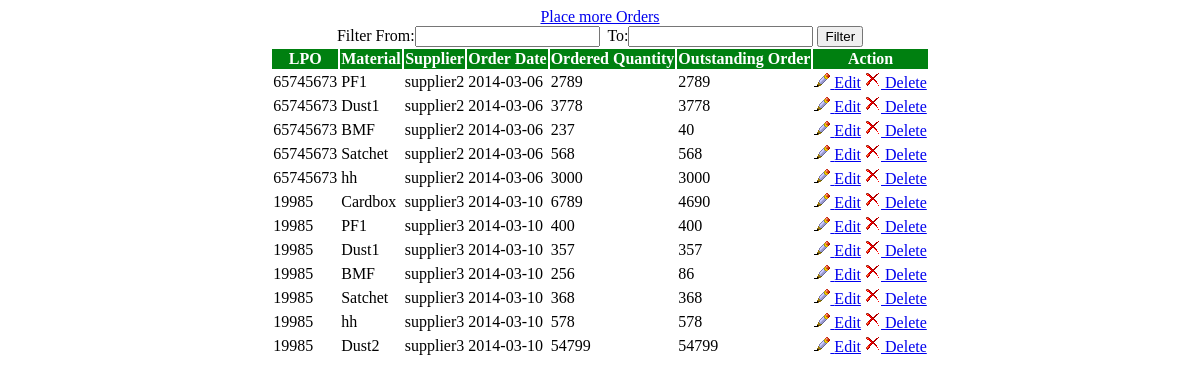
The app's page /tea/stock/view_orders.php with its own data.
### tables this page shows
CREATE TABLE IF NOT EXISTS `ordered_material` (
  `orderid` bigint(20) NOT NULL AUTO_INCREMENT,
  `lpo` bigint(20) NOT NULL,
  `supplierid` int(12) NOT NULL,
  `materialid` int(10) NOT NULL,
  `quantity` int(20) NOT NULL,
  `outstanding` bigint(20) NOT NULL,
  `date` date NOT NULL,
  PRIMARY KEY (`orderid`),
  KEY `supplierid` (`supplierid`,`materialid`),
  KEY `materialid` (`materialid`)
);

CREATE TABLE IF NOT EXISTS `material` (
  `id` int(10) NOT NULL AUTO_INCREMENT,
  `name` varchar(100) NOT NULL,
  `type` varchar(30) NOT NULL,
  `criticallevel` int(11) NOT NULL,
  `status` int(1) NOT NULL DEFAULT '1',
  PRIMARY KEY (`id`)
);

CREATE TABLE IF NOT EXISTS `supplier` (
  `supplierid` int(12) NOT NULL AUTO_INCREMENT,
  `name` varchar(30) NOT NULL,
  `contact` varchar(14) NOT NULL,
  `status` int(1) NOT NULL DEFAULT '1',
  PRIMARY KEY (`supplierid`)
);

### tea/stock/view_orders.php (the view, shortened to what this page needs)
<link rel="stylesheet" href="jquery/jquery.datepick.css"/>
<center><a href="?opt=order_material">Place more Orders</a><br />
<?php if(!isset($_GET['editid'])){ ?>
Filter From:<input type="text" name="startdate" id="startdate" style="cursor:pointer" readonly="readonly" />&nbsp;
To:<input type="text" name="enddate" id="enddate" style="cursor:pointer" readonly="readonly" />
<input type="button" name="btnfilter" id="btnfilter" value="Filter" onclick="filter()" />
<?php
}
	$reply="";
	if(isset($_GET['editid'])){
		$sql="SELECT * FROM ordered_material WHERE orderid='{$_GET['editid']}'";
		$result=mysql_query($sql);
		$detailsRow=mysql_fetch_array($result);
		?>
		<form action="" name="order" id="order" method="post" onsubmit="return validateData()">
		<table>
		<tr><td>LPO:</td><td><input type="text" id="plo" name="plo" value="<?php echo $detailsRow['lpo'];?>" /></td></tr>
		<tr><td>Material:</td><td><select type="text" id="material" name="material">
			<option value="0">-Select Material-</option>
			<?php
				$sql="SELECT * FROM material WHERE status=1";
				$result=mysql_query($sql);
				while($row=mysql_fetch_array($result)){
					if($detailsRow['materialid']==$row['id']) $select="selected='selected'";
					else $select="";
					echo "<option value='{$row['id']}' {$select} >{$row['name']}</option>";
				}
			?>
		</select></td></tr>
		<tr><td>Supplier:</td><td><select id="supplier" name="supplier" >
			<option value="0">-Select Supplier-</option>
			<?php
				$sql="SELECT * FROM supplier WHERE status=1";
				$result=mysql_query($sql);
				while($row=mysql_fetch_array($result)){
					if($detailsRow['supplierid']==$row['supplierid']) $select="selected='selected'";
					else $select="";
					echo "<option value='{$row['supplierid']}' {$select} >{$row['name']}</option>";
				}
			?>
		</select></td></tr>
		<tr><td>Quantity:</td><td><input type="text" id="quantity" name="quantity" value="<?php echo $detailsRow['quantity'];?>" /></td></tr>
		<tr><td>Date:</td><td><input type="text" id="date" name="date"  style="cursor:pointer" readonly="readonly" value="<?php echo $detailsRow['date'];?>" /></td></tr>
		<tr><td colspan="2" align="right" ><input type="submit" id="submit" name="submit" value="Save Changes" /></td></tr>
	</table>
	<link rel="stylesheet" href="jquery/jquery.datepick.css"/>
	<script type="text/javascript" language="javascript" src="jquery/jquery.js" ></script>
	<script type="text/javascript" language="javascript" src="jquery/jquery.datepick.js" ></script>
	<script type="text/javascript" language="javascript" >
	$('#date').datepick({dateFormat: 'yyyy-mm-dd', maxDate: new Date()});
	</script>
	</form>
	<?php
	if(isset($_POST['submit'])){
		$plo=mysql_real_escape_string(htmlentities($_POST['plo']));
		$material=mysql_real_escape_string(htmlentities($_POST['material']));
		$supplier=mysql_real_escape_string(htmlentities($_POST['supplier']));
		$quantity=mysql_real_escape_string(htmlentities($_POST['quantity']));
		$date=mysql_real_escape_string(htmlentities($_POST['date']));
		$sql="UPDATE ordered_material SET supplierid='{$supplier}',materialid='{$material}',quantity='{$quantity}',date='{$date}' WHERE orderid='{$_GET['editid']}'";
		$result=mysql_query($sql);
		if($result) $reply= '<center><img src="images/ok.png" alt="Ok..." style="width:100px" /> <br />Order successfully updated </p><br /></center>';
		else $reply= '<center>Failed to update order details <br /></center>';
		header("Location: ?opt=view_orders&reply={$reply}");
	}
	}
	else{
		echo '<div id="placed_orders" name="placed_orders" >';
		$sql="SELECT material.name AS matname,ordered_material.orderid AS orid,ordered_material.lpo AS plo,ordered_material.date AS date,ordered_material.quantity AS qty,ordered_material.outstanding AS deni,supplier.name AS sname FROM ordered_material,material,supplier WHERE ordered_material.supplierid=supplier.supplierid AND ordered_material.materialid=material.id";
		$result=mysql_query($sql) or die(mysql_error());
		if(mysql_num_rows($result)>0){
		echo "<table>";
		echo "<tr style='color:#ffffff; background-color:#008010' ><th>LPO</th><th>Material</th><th>Supplier</th><th>Order Date</th><th>Ordered Quantity</th><th>Outstanding Order</th><th colspan='2'>Action</th></tr>";
		$row_count=1;
		while($row=mysql_fetch_array($result)){
			if($row_count % 2 == 0) echo '<tr class="even">'; else echo '<tr class="odd">';
			echo "<td>{$row['plo']}</td><td>{$row['matname']}</td><td>{$row['sname']}</td><td>{$row['date']}</td><td>{$row['qty']}</td><td>{$row['deni']}</td><td><a href='?opt=view_orders&editid={$row['orid']}'> <img src='images/edit.png' alt='edit' /> Edit </a></td><td><a href='?opt=view_orders&delid={$row['orid']}' onclick='return confirmDelete()'> <img src='images/delete.png' alt='delete' /> Delete </a></td></tr>";
			$row_count++;
		}
		echo "</table>";
		}
		else{
			echo "No placed order";
		}
		echo '</div>';
	}
?>
</center>

### records on screen
ordered_material: lpo "65745673", materialid.name "PF1", supplierid.name "supplier2", date "2014-03-06", quantity "2789", outstanding "2789"
ordered_material: lpo "65745673", materialid.name "Dust1", supplierid.name "supplier2", date "2014-03-06", quantity "3778", outstanding "3778"
ordered_material: lpo "65745673", materialid.name "BMF", supplierid.name "supplier2", date "2014-03-06", quantity "237", outstanding "40"
ordered_material: lpo "65745673", materialid.name "Satchet", supplierid.name "supplier2", date "2014-03-06", quantity "568", outstanding "568"
ordered_material: lpo "65745673", materialid.name "hh", supplierid.name "supplier2", date "2014-03-06", quantity "3000", outstanding "3000"
ordered_material: lpo "19985", materialid.name "Cardbox", supplierid.name "supplier3", date "2014-03-10", quantity "6789", outstanding "4690"
ordered_material: lpo "19985", materialid.name "PF1", supplierid.name "supplier3", date "2014-03-10", quantity "400", outstanding "400"
ordered_material: lpo "19985", materialid.name "Dust1", supplierid.name "supplier3", date "2014-03-10", quantity "357", outstanding "357"
ordered_material: lpo "19985", materialid.name "BMF", supplierid.name "supplier3", date "2014-03-10", quantity "256", outstanding "86"
ordered_material: lpo "19985", materialid.name "Satchet", supplierid.name "supplier3", date "2014-03-10", quantity "368", outstanding "368"
ordered_material: lpo "19985", materialid.name "hh", supplierid.name "supplier3", date "2014-03-10", quantity "578", outstanding "578"
ordered_material: lpo "19985", materialid.name "Dust2", supplierid.name "supplier3", date "2014-03-10", quantity "54799", outstanding "54799"
